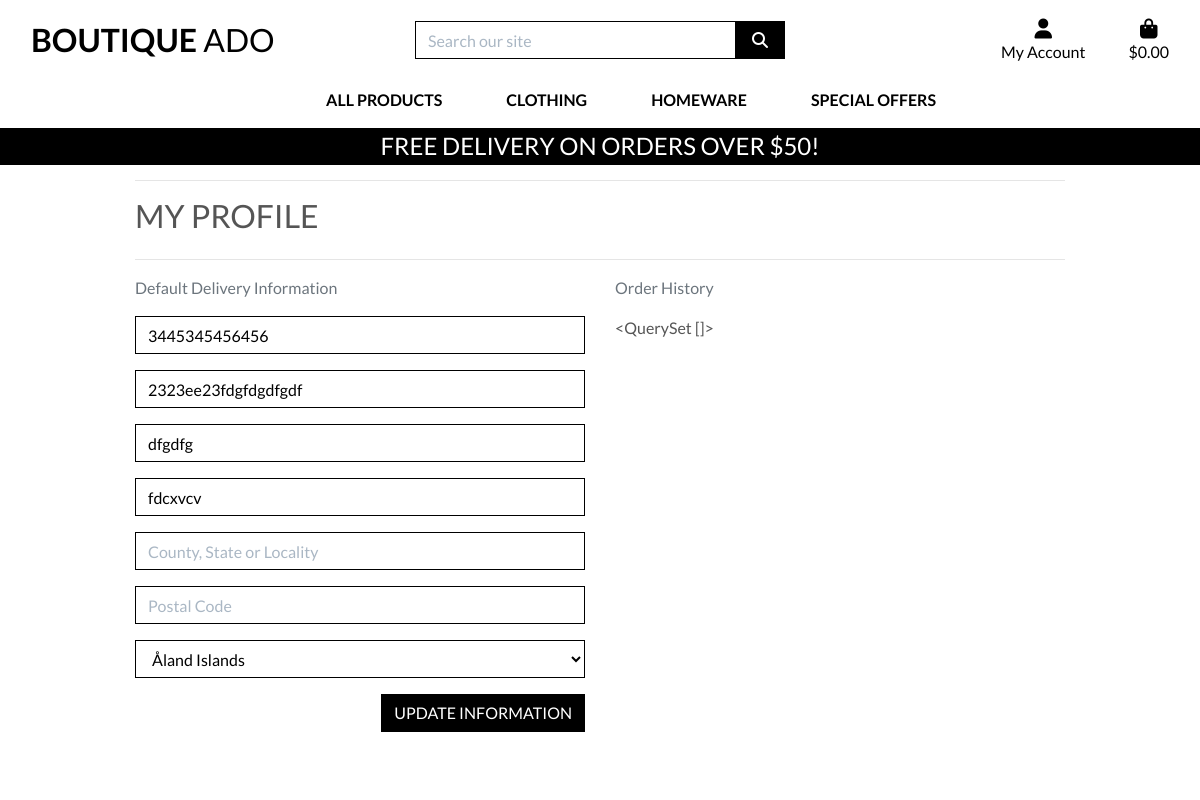
The page /profiles/ (signed in) on the database its author committed.
### profiles/models.py (models this page shows, shortened)
class UserProfile(models.Model):
    user = models.OneToOneField(User, on_delete=models.CASCADE)
    default_phone_number = models.CharField(max_length=20, null=True, blank=True)
    default_street_address1 = models.CharField(max_length=80, null=True, blank=True)
    default_street_address2 = models.CharField(max_length=80, null=True, blank=True)
    default_town_or_city = models.CharField(max_length=40, null=True, blank=True)
    default_county = models.CharField(max_length=80, null=True, blank=True)
    default_postcode = models.CharField(max_length=20, null=True, blank=True)
    default_country = CountryField(blank_label='Country', null=True, blank=True)

### profiles/views.py (the view)
# urls.py: path('', views.profile, name='profile')
def profile(request):
    profile = get_object_or_404(UserProfile, user=request.user)
    if request.method == 'POST':
        form = UserProfileForm(request.POST, instance=profile)
        if form.is_valid():
            form.save()
            messages.success(request, 'Profile updated successfully')
    form = UserProfileForm(instance=profile)
    orders = profile.orders.all()
    template = 'profiles/profile.html'
    context = {
        'form': form,
        'orders': orders,
        'on_profile_page': True
    }
    return render(request, template, context)

### profiles/forms.py
class UserProfileForm(forms.ModelForm):
    class Meta:
        model = UserProfile
        exclude = ('user',)
    def __init__(self, *args, **kwargs):
        super().__init__(*args, **kwargs)
        placeholders = {
            'default_phone_number': 'Phone Number',
            'default_postcode': 'Postal Code',
            'default_town_or_city': 'Town or City',
            'default_street_address1': 'Street Address 1',
            'default_street_address2': 'Street Address 2',
            'default_county': 'County, State or Locality',
        }
        self.fields['default_phone_number'].widget.attrs['autofocus'] = True
        for field in self.fields:
            if field != 'default_country':
                if self.fields[field].required:
                    placeholder = f'{placeholders[field]} *'
                else:
                    placeholder = placeholders[field]
                self.fields[field].widget.attrs['placeholder'] = placeholder
            self.fields[field].widget.attrs['class'] = 'border-black rounded-0 profile-form-input'
            self.fields[field].label = False

### bag/contexts.py (called while the page is built, shortened)
def bag_contents(request):
    bag_items = []
    total = 0
    product_count = 0
    bag = request.session.get('bag', {})
    if total < settings.FREE_DELIVERY_THRESHOLD:
        delivery = total * Decimal(settings.STANDARD_DELIVERY_PERCENTAGE / 100)
        free_delivery_delta = settings.FREE_DELIVERY_THRESHOLD - total
    else:
        delivery = 0
        free_delivery_delta = 0
    grand_total = delivery + total
    context = {
        'bag_items': bag_items,
        'total': total,
        'product_count': product_count,
        'delivery': delivery,
        'free_delivery_delta': free_delivery_delta,
        'free_delivery_threshold': settings.FREE_DELIVERY_THRESHOLD,
        'grand_total': grand_total,
    }
    return context

### profiles/templates/profiles/profile.html (shortened to what this page needs)
{% extends "base.html" %}
{% load static %}
{% block extra_css %}
    <link rel="stylesheet" href="{% static 'profiles/css/profile.css' %}">
{% endblock %}
{% block page_header %}
    <div class="container header-container">
    </div>
{% endblock %}
{% block content %}
    <div class="overlay"></div>
    <div class="container">
        <div class="row">
            <div class="col">
                <hr>
                <h2 class="logo-font mb-4">My Profile</h2>
                <hr>
            </div>
        </div>
        <div class="row">
            <div class="col-12 col-lg-6">
                <p class="text-muted">Default Delivery Information</p>
                <form class="mt-3" action="{% url 'profile' %}" method="POST" id="profile-update-form">
                    {{ form|crispy }}
                    <button class="btn btn-black rounded-0 text-uppercase float-right">Update Information</button>
                </form>
            </div>
            <div class="col-12 col-lg-6">
                <p class="text-muted">Order History</p>
                {{ orders }}
            </div>
        </div>
{% endblock %}

### static/css/base.css (style rules this page uses)
html { height: 100%; }
body { background: url('/media/homepage_background_cropped.jpg') no-repeat center center fixed; background-size: cover; height: calc(100vh - 164px); color: #555; font-family: 'Lato'; }
.logo-font { text-transform: uppercase; }
.btn-black { background: black; color: white; }
.border-black { border: 1px solid black !important; }
.overlay { height: 100%; width: 100%; top: 0; left: 0; position: fixed; background: white; z-index: -1; }
@media (min-width: 1200px) { .container { max-width: 80%; } }
@media (min-width: 992px) { .header-container { padding-top: 164px; } }

### profiles/static/profiles/css/profile.css (style rules this page uses)
#profile-update-form .form-control { color: #000; }
#profile-update-form input::placeholder { color: #aab7c4; }
#id_default_country, #id_default_country option:not(:first-child) { color: #000; }

### rows shown on the page
UserProfile: default_phone_number "3445345456456", default_street_address1 "2323ee23fdgfdgdfgdf", default_street_address2 "dfgdfg", default_town_or_city "fdcxvcv", default_country "Åland Islands", id "<QuerySet []>"

### other values the page prints
{{ free_delivery_threshold }} "50"
